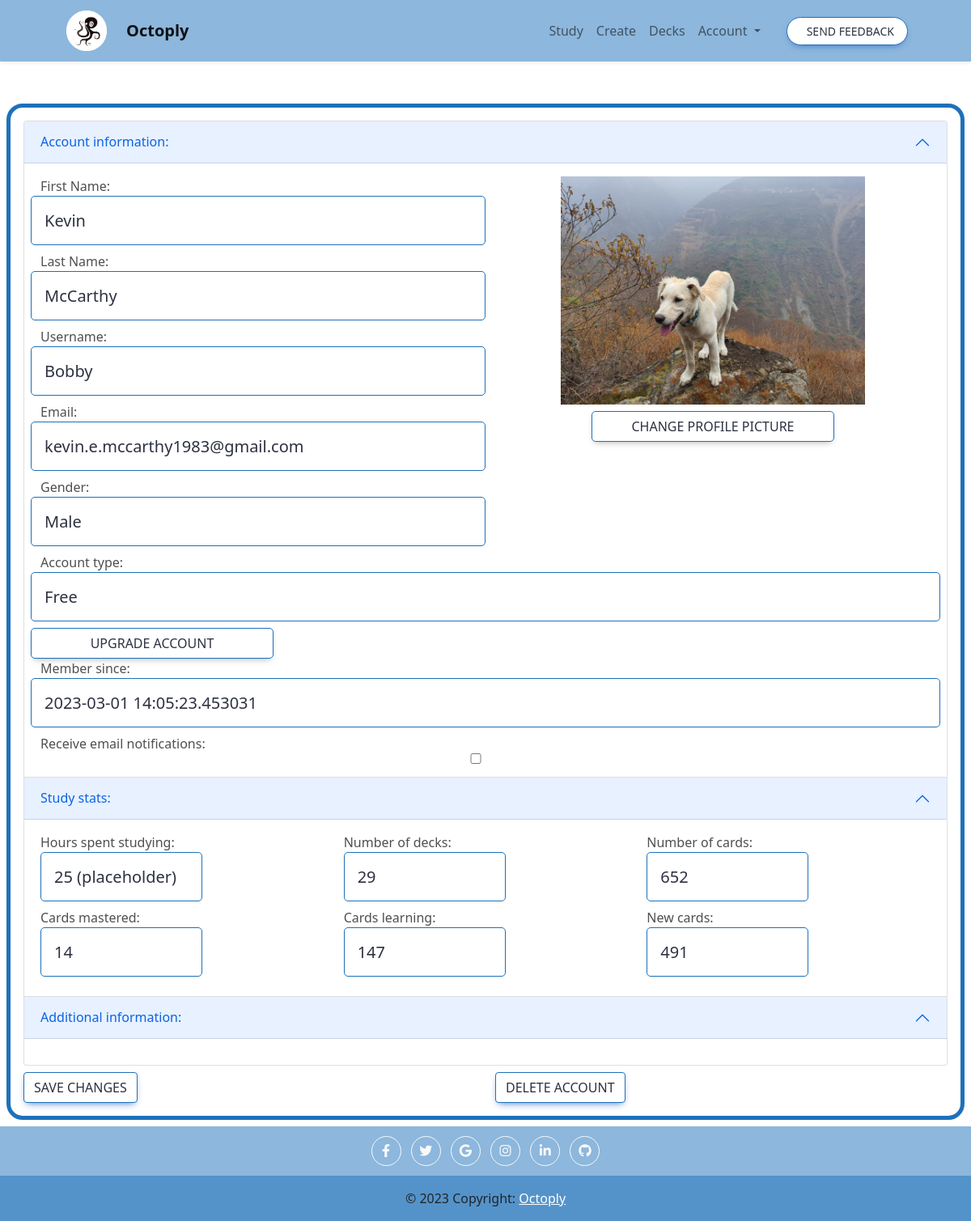
Page /account (signed in) on the committed database.
### app.py (models this page shows, shortened)
class User(db.Model, UserMixin):
    id = db.Column(db.Integer, primary_key=True)
    username = db.Column(db.String(20), nullable=True, unique=True)
    password = db.Column(db.String(80), nullable=True)
    email = db.Column(db.String(255), nullable=False)
    email_confirmed_at = db.Column(db.DateTime())
    first_name = db.Column(db.String(50), nullable=True)
    last_name = db.Column(db.String(50), nullable=True)
    decks = db.relationship("Deck", backref=db.backref("user", lazy="joined"), lazy="select")
    external_id = db.Column(db.String(255), nullable=True)
    external_type = db.Column(db.String(255), nullable=True)
    time_created = db.Column(db.DateTime, default=datetime.utcnow)
    time_accessed= db.Column(db.DateTime, default=datetime.utcnow, onupdate=datetime.utcnow)
    test= db.relationship('Test', secondary=distribution, backref ="taker")
    account_type = db.Column(db.String(255), nullable=True, default="free")
    account_status = db.Column(db.String(255), nullable=True, default="active")
    account_expiration = db.Column(db.DateTime, nullable=True)
    account_expiration_reason = db.Column(db.String(255), nullable=True)
    gender = db.Column(db.String(255), nullable=True)
    pic = db.Column(db.String(255), nullable=True)
    contacted_email = db.Column(db.Boolean, default=False)
    dob = db.Column(db.DateTime, nullable=True)
    timezone = db.Column(db.String(64))
    def quantity_decks(self):
        return len(self.decks)
    def quantity_cards(self):
        return sum([len(deck.cards) for deck in self.decks])
    def quantity_cards_mastered(self):
        counter = 0
        for deck in self.decks:
            for card in deck.cards:
                if card.box_id == 3:
                    counter += 1
        return counter
    def quantity_cards_learning(self):
        counter = 0
        for deck in self.decks:
            for card in deck.cards:
                if card.box_id != 3 and card.times_asked != 0:
                    counter += 1
        return counter
    def quantity_cards_new(self):
        counter = 0
        for deck in self.decks:
            for card in deck.cards:
                if card.times_asked == 0:
                    counter += 1
        return counter

class Card(db.Model):
    id = db.Column(db.Integer, primary_key=True)
    term = db.Column(db.String(50), nullable=False)
    content = db.Column(db.String(255), nullable=False)
    boc_2 = db.Column(db.String(255), nullable=True)
    boc_3 = db.Column(db.String(255), nullable=True)
    boc_4 = db.Column(db.String(255), nullable=True)
    formula = db.Column(db.String(255), nullable=True)
    img = db.Column(db.String(255), nullable=True)
    sound = db.Column(db.String(255), nullable=True)
    boc_id = db.Column(db.Float(10), nullable=True)
    box_id = db.Column(db.Float(10), nullable=True, default=0)
    interval = db.Column(db.Integer, default=1)
    time_updated = db.Column(db.DateTime, default=datetime.utcnow)
    times_asked = db.Column(db.Integer, default=0)
    times_correct = db.Column(db.Integer, default=0)
    times_correct_row = db.Column(db.Integer, default=0)
    create_method = db.Column(db.String(255), nullable=True)
    time_created = db.Column(db.DateTime, default=datetime.utcnow)
    category = db.Column(db.String(255), nullable=True)
    edited = db.Column(db.Integer, default=0)
    diff_lvl = db.Column(db.Float(10), default=1)
    subject = db.Column(db.String(255), nullable=True)
    topic = db.Column(db.String(255), nullable=True)
    prompt_option = db.Column(db.String(255), nullable=True)
    prompt_option2 = db.Column(db.String(255), nullable=True)
    trans_option = db.Column(db.String(255), nullable=True)
    len_option = db.Column(db.String(255), nullable=True)
    qmin_option = db.Column(db.String(255), nullable=True)
    qmax_option = db.Column(db.String(255), nullable=True)

### app.py (the view, shortened to what this page needs)
@app.route("/account", methods = ["POST", "GET"])
@login_required
def account():
    user = User.query.filter_by(id=current_user.id).first()
    return render_template("account.html", title="Account", user = user)

### app.py (called while the page is built)
@login_manager.user_loader
def load_user(user_id):
    return User.query.get(int(user_id))

@app.after_request
def after_request(response):
    response.headers["Cache-Control"] = "no-cache, no-store, must-revalidate"
    response.headers["Expires"] = 0
    response.headers["Pragma"] = "no-cache"
    response.headers["Referrer-Policy"] = "no-referrer-when-downgrade"
    return response

### templates/account.html (shortened to what this page needs)
{% extends "layout.html" %} {% block title %} Extractor {% endblock %} {% block
main_0 %}
<div class="col box_0 p-3 m-2">
  <form method="POST" action="{{ url_for('account') }}">
    <div class="accordion" id="accordionExample">
      <div class="accordion-item">
        <h2 class="accordion-header" id="headingOne">
          <button class="accordion-button" type="button" data-bs-toggle="collapse" data-bs-target="#collapseOne"
            aria-expanded="true" aria-controls="collapseOne">
            Account information:
          </button>
        </h2>
        <div id="collapseOne" class="accordion-collapse collapse show" aria-labelledby="headingOne"
          data-bs-parent="#accordionExample">
          <div class="accordion-body">
            <div class="row">
              <div class="col-6">
                <div class="row">
                  <label for="first_name">First Name:</label>
                  <input name="first_name" class="card-title box_study input_0 form-control form-control-lg" type="text"
                    id="first_name" placeholder="{{ user.first_name }}" value="{{ user.first_name }}" />
                </div>
                <div class="row">
                  <label for="last_name">Last Name:</label>
                  <input name="last_name" class="card-title box_study input_0 form-control form-control-lg" type="text"
                    id="last_name" placeholder="{{ user.last_name }}" value="{{ user.last_name }}" />
                </div>
                <div class="row">
                  <label for="username">Username:</label>
                  <input name="username" class="card-title box_study input_0 form-control form-control-lg" type="text"
                    id="username" placeholder="{{ user.username }}" value="{{ user.username }}" />
                </div>
                <div class="row">
                  <label for="email">Email:</label>
                  <p name="email" class="card-title box_study input_0 form-control form-control-lg" type="text"
                    id="email" placeholder="{{ user.email }}" value="{{ user.email }}"> {{ user.email }} </p>
                </div>
                <div class="row">
                  <label for="gender">Gender:</label>
                  <select id="gender" name="gender" class="card-title box_study input_0 form-control form-control-lg">
                    <option value="default">{{user.gender}}</option>
                  </select>
                </div>
              </div>
            <br>
            <div class="col-6">
              <div class="row justify-content-center" style="text-align:center">
                {% if user.pic == None %}
                <img src="static/logo1.png" style="max-height:fit-content; max-width:fit-content;" alt="logo">
                {% else %}
                <img src="\{{user.pic}}" style="max-height:400px; max-width:400px;" alt="profile pic">
                {% endif %}
              </div>
              <div class="row justify-content-center mt-2">
                <button type="button" class="btn box_study" data-bs-toggle="modal" data-bs-target="#exampleModal"
                  style="max-width:300px;">Change profile picture</button>
              </div>
            </div>
          </div>
          <div class="row">
            <label for="email">Account type:</label>
            <p name="term" class="card-title box_study input_0 form-control form-control-lg" type="text" id="email"
              placeholder="" value=""> {{user.account_type}} </p>
            <button type="button" class="btn box_study" style="max-width:300px;">Upgrade account</button>
            <label for="email">Member since:</label>
            <p name="term" class="card-title box_study input_0 form-control form-control-lg" type="text" id="email"
              placeholder="" value=""> {{user.time_created}} </p>
            <div class="row">
              <label for="checkbox">Receive email notifications:</label>
              <input class=" " type="checkbox" id="email-checkbox" name="email-checkbox" value="on" />
            </div>
          </div>
        </div>
      </div>
    </div>
    <div class="accordion-item">
      <h2 class="accordion-header" id="headingTwo">
        <button class="accordion-button" type="button" data-bs-toggle="collapse" data-bs-target="#collapseTwo"
          aria-expanded="true" aria-controls="collapseTwo">
          Study stats:
        </button>
      </h2>
      <div id="collapseTwo" class="accordion-collapse collapse show" aria-labelledby="headingTwo"
        data-bs-parent="#accordionExample">
        <div class="accordion-body">
          <div class="row">
<div class = "col-md-4">
            <label for="email">Hours spent studying:</label>
            <p name="term" class="card-title box_study input_0 form-control form-control-lg" style="max-width:200px"type="text" id="email"
              placeholder="" value=""> 25 (placeholder) </p>
</div>   <div class = "col-md-4">
            <label for="email">Number of decks:</label>
            <p name="term" class="card-title box_study input_0 form-control form-control-lg" style="max-width:200px" type="text" id="email"
              placeholder="" value=""> {{user.quantity_decks()}} </p>
            </div>   <div class = "col-md-4">
            <label for="email">Number of cards:</label>
            <p name="term" class="card-title box_study input_0 form-control form-control-lg" style="max-width:200px"type="text" id="email"
              placeholder="" value=""> {{user.quantity_cards()}} </p>
            </div>   <div class = "col-md-4">
            <label for="email">Cards mastered:</label>
            <p name="term" class="card-title box_study input_0 form-control form-control-lg" style="max-width:200px"type="text" id="email"
              placeholder="" value=""> {{user.quantity_cards_mastered()}} </p>
            </div>   <div class = "col-md-4">
            <label for="email">Cards learning:</label>
            <p name="term" class="card-title box_study input_0 form-control form-control-lg" style="max-width:200px"type="text" id="email"
              placeholder="" value=""> {{user.quantity_cards_learning()}} </p>
            </div>   <div class = "col-md-4">
            <label for="email">New cards:</label>
            <p name="term" class="card-title box_study input_0 form-control form-control-lg" style="max-width:200px"type="text" id="email"
              placeholder="" value=""> {{user.quantity_cards_new()}} </p>
            </div>
          </div>
        </div>
      </div>
    </div>
    <div class="accordion-item">
      <h2 class="accordion-header" id="headingThree">
        <button class="accordion-button" type="button" data-bs-toggle="collapse" data-bs-target="#collapseThree"
          aria-expanded="true" aria-controls="collapseThree">
          Additional information:
        </button>
      </h2>
      <div id="collapseThree" class="accordion-collapse collapse show" aria-labelledby="headingThree"
        data-bs-parent="#accordionExample">
        <div class="accordion-body">
        </div>
      </div>
    </div>
</div>
<div class="row mt-2">
  <div class="col-6">
    <button type="submit" class="btn btn-primary" value="Save">Save changes</button>
  </div>
  </form>
  <div class="col-6">
    <button type="button" class="btn btn-primary" data-bs-toggle="modal" data-bs-target="#delModal">Delete account</button>
  </div>
</div>
{% endblock %}

### templates/layout.html (shortened to what this page needs)
<!DOCTYPE html>
<html lang="en">
<head>
    <link href="..\static\style.css" rel="stylesheet" />
</head>
<body>
    <link href="https://cdnjs.cloudflare.com/ajax/libs/font-awesome/6.0.0/css/all.min.css" rel="stylesheet" />
    <link href="https://cdnjs.cloudflare.com/ajax/libs/mdb-ui-kit/6.1.0/mdb.min.css" rel="stylesheet" />
    <nav class="navbar navbar-expand-lg navbar-light fixed-top shadow-sm" style="background-color: rgba(29, 113, 186, 0.5);">
        <div class="container px-5">
            <a class="navbar-brand pl-2" href="/">
                <img src="\static\logo1_small.png" width="50" height="50" alt="logo">
            </a>
            <a class="navbar-brand fw-bold" href="#page-top">Octoply</a>
            <div class="collapse navbar-collapse" id="navbarResponsive">
                <ul class="navbar-nav ms-auto me-4 my-3 my-lg-0">
                    {% if current_user.is_authenticated %}
                    <li class="nav-item active">
                        <a class="nav-link" href="/study_deck_all">Study <span class="sr-only">(current)</span></a>
                    </li>
                    <li class="nav-item">
                        <a class="nav-link" href="/extract">Create</a>
                    </li>
                    <li class="nav-item">
                        <a class="nav-link" href="/viewdecks">Decks</a>
                    </li>
                    <li class="nav-item dropdown">
                        <a class="nav-link dropdown-toggle" href="#" id="navbarDropdown" role="button"
                            data-bs-toggle="dropdown" aria-haspopup="true" aria-expanded="false">
                            Account
                        </a>
                    </li>
                    {% endif %}
                </ul>
                <button class="btn btn-primary rounded-pill px-3 mb-2 mb-lg-0" data-bs-toggle="modal"
                    data-bs-target="#feedbackModal">
                    <span class="d-flex align-items-center">
                        <span class="small">Send Feedback</span>
                    </span>
                </button>
            </div>
        </div>
    </nav>
    <main>
        <br>
        <br>
        <br>
        <br>
        <br>
        {% block main_0 %}
        {% endblock %}
    </main>
    <footer class="text-center site-footer pt-2" style="background-color: rgba(29, 113, 186, 0.5);">
        <a class="btn btn-outline-light btn-floating m-1" href="#!" role="button"><i class="fab fa-facebook-f"></i></a>
        <a class="btn btn-outline-light btn-floating m-1" href="#!" role="button"><i class="fab fa-twitter"></i></a>
        <a class="btn btn-outline-light btn-floating m-1" href="#!" role="button"><i class="fab fa-google"></i></a>
        <a class="btn btn-outline-light btn-floating m-1" href="#!" role="button"><i class="fab fa-instagram"></i></a>
        <a class="btn btn-outline-light btn-floating m-1" href="#!" role="button"><i class="fab fa-linkedin-in"></i></a>
        <a class="btn btn-outline-light btn-floating m-1" href="#!" role="button"><i class="fab fa-github"></i></a>
        <div class="text-center p-3 mt-2" style="background-color: rgba(29, 113, 186, 0.5);">
            © 2023 Copyright:
            <a class="text-white" href="https://mdbootstrap.com/">Octoply</a>
        </div>
    </footer>
    <link href="https://cdn.jsdelivr.net/npm/bootstrap@5.1.3/dist/css/bootstrap.min.css"
 rel="stylesheet" />
</body>
</html>

### static/style.css (style rules this page uses)
footer { background-size: cover; }
body { background-color: white !important; background-size: cover; }
.row { --mdb-gutter-x: 0.5rem !important; }
.input_0 { background-color: white !important; color: black; }
.card-title { background-color: white !important; }
.btn-primary { background-color: white !important; color: #2D3142 !important; border-color: #1D71BA !important; }
.box_0 { border: 10px solid !important; align-content: center !important; background-color: white !important; border-width: 5px !important; border-radius: 20px !important; border-color: #1D71BA !important; align-self: center !important; color: #2D3142 !important; }
.box_study { border: 10px solid !important; align-content: center !important; background-color: white !important; border-width: 1px !important; border-radius: 5px !important; border-color: #1D71BA !important; align-self: center !important; color: #2D3142 !important; }
body { display: flex; min-height: 100vh; flex-direction: column; }
.site-footer { margin-top: auto; }
main { flex-grow: 1; }
footer { background-color: white; }
.navbar-brand { margin-left: 4px !important; }
a:has(img) { text-decoration: none; }

### rows in the picture
User: first_name "Kevin", last_name "McCarthy", username "Bobby", email "kevin.e.mccarthy1983@gmail.com", gender "Male", account_type "Free", time_created "2023-03-01 14:05:23.453031"
Card: quantity_cards_learning "147"
Card: quantity_cards_new "491"

### other values in the picture
{{ user.quantity_decks() }} "29"
{{ user.quantity_cards() }} "652"
{{ user.quantity_cards_mastered() }} "14"
